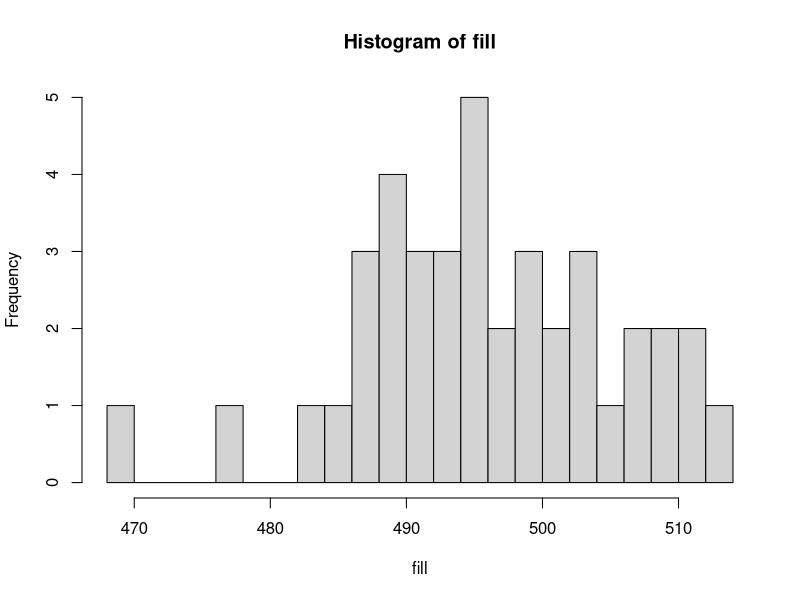

Generate this figure with R: (Note: this script raises an error after producing the figure.)
# HYPOTHESIS TESTING: https://www.smajhi.com/DATS-6101/hypothesis-testing/


# The Logic of a Test ----------------------------------------------------------

# 4 Steps:
#   1) State a null hypothesis, H0
#   2) Choose a test statistic
#   3) Work out how that statistic behaves if H0 is true
#   4) Ask how often that behavior would produce something at least as extreme
#     as what you saw. That proportion is the p-value.



# 1) State a null hypohtesis, H0
#     A supplier claims that the mean fill weight is 500 g.

set.seed(8)
n <- 40
claim <- 500
fill <- rnorm(n, mean = 496, sd = 9) # create data to simulate H0
xbar <- mean(fill)
xbar
se <- sd(fill) / sqrt(n)
se

hist(fill, breaks = 20)

# 2) Choose a test statistic, T Statistic
#     We don't know sigma
#     We will estimate sigma by calcuting SE from the sample SD
#     We are making as assumption of normally distributed data

# t = (estimate - claim) / SE
# The difference between the sample estimate and the claim in standardize units

tstat <- (xbar - claim) / se
tstat

round(c(estimate = xbar,
        se = se,
        t = tobs), 4)


# 3) Work out how that statistic behaves if H0 is true

# Assuming the mean = 500 with sample sizes n = 40
# Simulate: mean = 500; sd = 9; n = 40
set.seed(8)
sim_t <- replicate(10000, {
  x <- rnorm(40, mean = 500, sd = 9) # one sample of 40 drawn from a population where H0 is true (mu = 500)
  (mean(x) - 500) / (sd(x) / sqrt(40))
})

hist(sim_t, breaks = 50, freq = FALSE)
curve(dt(x, df = 39), col = "grey50", add = TRUE, lwd = 2)
abline(v = mean(sim_t), col = "red", lwd = 2) # Center of simulated, T0 ~ H0
abline(v = tstat, col = "blue", lwd = 2) # Observed t from sample, TS ~ -2.7
